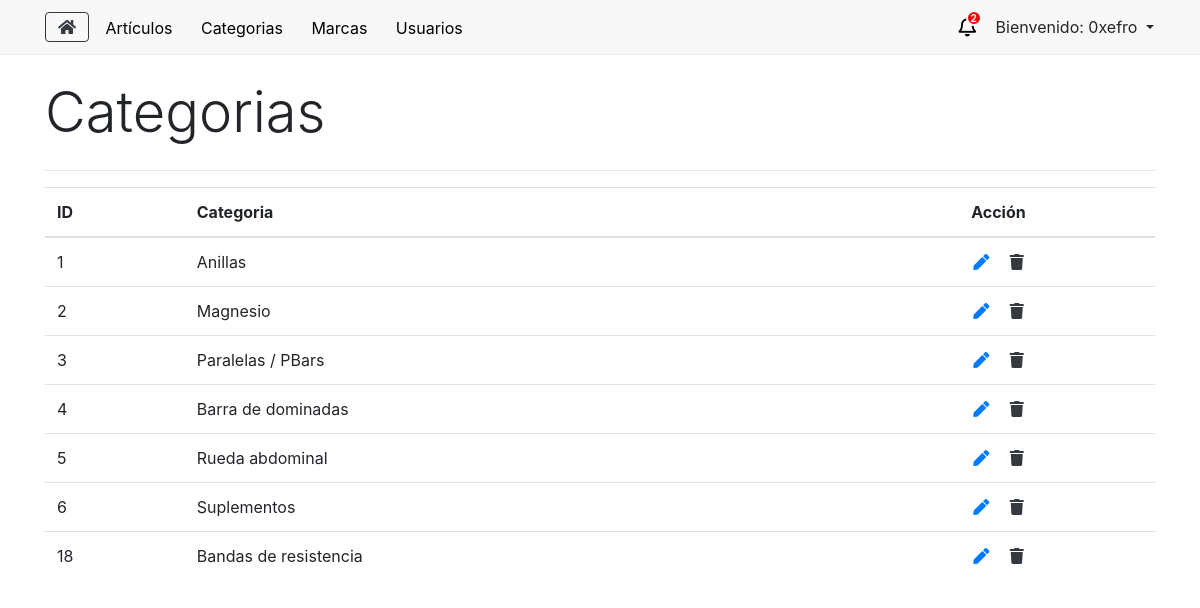
Screenshot of /categorias (signed in) with the database file from the repository.
### tables this page shows
CREATE TABLE `etipo` (
  `k` int(11) NOT NULL,
  `sNombre` varchar(255) NOT NULL
);

### application/libraries/Layouts.php (called while the page is built, shortened)
<?php
class Layouts {
    private $CI = null;
    function __construct() {
        $this->CI =& get_instance();
    }
    public function view($data = array()) {
        if (!empty($data)) {
            $vista = $this->CI->load->view($data['vista'], $data['params'], TRUE);
            $this->CI->load->view('layouts/'.$data['layout'], array(
                'contenido' => $vista,
                'titulo' => $data['titulo'],
                'style' => $data['style'],
                'js' => $data['js'],
                'numPedidos' => $this->CI->BackModel->numPedidos()
            ));
        }
    }
}

### application/controllers/AdminController.php (called while the page is built, shortened)
<?php
class AdminController extends CI_Controller {
    public function categorias() {
        $data = array(
            'categorias' => $this->BackModel->getCategorias()
        );
        $vista = array(
            'vista'     => 'admin/view_categorias',
            'params'    =>  $data,
            'layout'    => 'ly_admin',
            'titulo'    => 'Categorias',
            'style'     => '',
            'js'        => 'categorias'
        );
        $this->layouts->view($vista);
    }
}

### index.php (called while the page is built, shortened)
<?php
require_once BASEPATH.'core/CodeIgniter.php';

### application/models/BackModel.php (called while the page is built, shortened)
<?php
class BackModel extends CI_Model {
    private $con = null;
    public function __construct() {
        try {
            $this->con = $this->load->database('default', true);
        } catch(PDOException $e) {
            die($e->getMessage());
        }
    }
    public function getCategorias() {
        $sql = "SELECT * FROM eTipo";
        $query = $this->con->query($sql);
        $rs = $query->result_array();
        return $rs;
    }
}

### application/views/admin/view_categorias.php (the view, shortened to what this page needs)
<table class="table table-hover">
        <thead>
            <tr>
                <th class="align-middle">ID</th>
                <th>Categoria</th>
                <th class="text-center">Acción</th>
            </tr>
        </thead>
        <tbody>
            <?php
                foreach($categorias as $row) {
            ?>
                <tr>
                    <td><?php echo $row['k']; ?></td>
                    <td><?php echo $row['sNombre']; ?></td>
                    <td class="text-center">
                        <a href="categorias/editar/<?php echo $row['k']; ?>" class="fas fa-pen cursor-pointer px-2 text-primary no-underline"></a>
                        <i onclick="eliminar(<?php echo $row['k']; ?>)" class="fas fa-trash cursor-pointer px-2 text-dark no-underline"></i>
                    </td>
                </tr>
            <?php
                }
            ?>
        </tbody>
    </table>
</div>

### assets/css/_admin.css (style rules this page uses)
.cursor-pointer { cursor: pointer; }
.no-underline { text-decoration: none !important; }

### rows the page displays
etipo: k "1", sNombre "Anillas"
etipo: k "2", sNombre "Magnesio"
etipo: k "3", sNombre "Paralelas / PBars"
etipo: k "4", sNombre "Barra de dominadas"
etipo: k "5", sNombre "Rueda abdominal"
etipo: k "6", sNombre "Suplementos"
etipo: k "18", sNombre "Bandas de resistencia"

### other values shown
$numPedidos "2"
$nombreAdmin "0xefro"
$titulo "Categorias"
